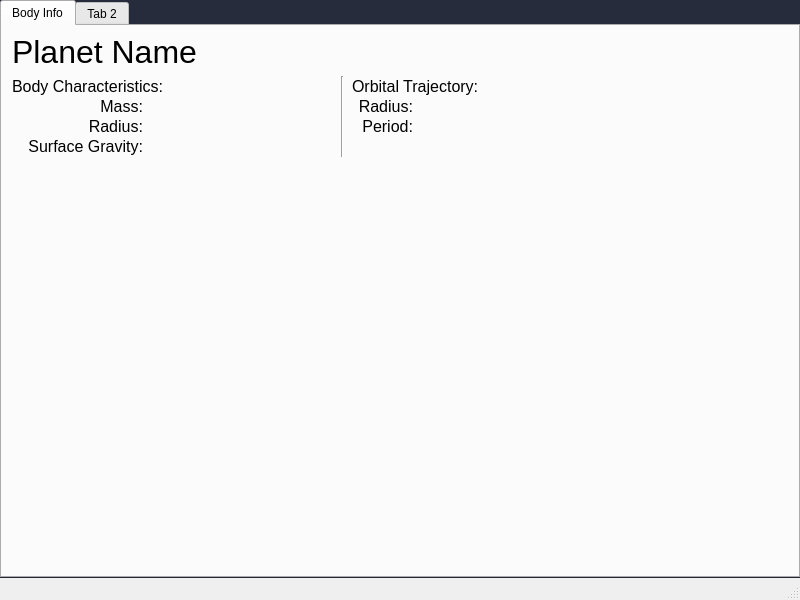
<?xml version="1.0" encoding="UTF-8"?>
<ui version="4.0">
 <class>CelestialWindow</class>
 <widget class="QMainWindow" name="CelestialWindow">
  <property name="geometry">
   <rect>
    <x>0</x>
    <y>0</y>
    <width>800</width>
    <height>600</height>
   </rect>
  </property>
  <property name="minimumSize">
   <size>
    <width>800</width>
    <height>600</height>
   </size>
  </property>
  <property name="windowTitle">
   <string>Celestial Body Info</string>
  </property>
  <widget class="QWidget" name="centralwidget">
   <property name="styleSheet">
    <string notr="true">QWidget#centralwidget {
  background: rgb(38, 44, 59)
}</string>
   </property>
   <layout class="QHBoxLayout" name="horizontalLayout">
    <property name="spacing">
     <number>0</number>
    </property>
    <property name="leftMargin">
     <number>0</number>
    </property>
    <property name="topMargin">
     <number>0</number>
    </property>
    <property name="rightMargin">
     <number>0</number>
    </property>
    <property name="bottomMargin">
     <number>0</number>
    </property>
    <item>
     <widget class="QTabWidget" name="tabWidget">
      <property name="autoFillBackground">
       <bool>false</bool>
      </property>
      <property name="styleSheet">
       <string notr="true"/>
      </property>
      <property name="currentIndex">
       <number>0</number>
      </property>
      <widget class="QWidget" name="bodyinfotab">
       <attribute name="title">
        <string>Body Info</string>
       </attribute>
       <widget class="QLabel" name="label_1">
        <property name="geometry">
         <rect>
          <x>10</x>
          <y>70</y>
          <width>131</width>
          <height>21</height>
         </rect>
        </property>
        <property name="minimumSize">
         <size>
          <width>61</width>
          <height>21</height>
         </size>
        </property>
        <property name="font">
         <font>
          <pointsize>12</pointsize>
         </font>
        </property>
        <property name="text">
         <string>Mass:</string>
        </property>
        <property name="textFormat">
         <enum>Qt::PlainText</enum>
        </property>
        <property name="alignment">
         <set>Qt::AlignRight|Qt::AlignTrailing|Qt::AlignVCenter</set>
        </property>
       </widget>
       <widget class="QLabel" name="label_2">
        <property name="geometry">
         <rect>
          <x>10</x>
          <y>90</y>
          <width>131</width>
          <height>21</height>
         </rect>
        </property>
        <property name="font">
         <font>
          <pointsize>12</pointsize>
         </font>
        </property>
        <property name="text">
         <string>Radius:</string>
        </property>
        <property name="textFormat">
         <enum>Qt::PlainText</enum>
        </property>
        <property name="alignment">
         <set>Qt::AlignRight|Qt::AlignTrailing|Qt::AlignVCenter</set>
        </property>
       </widget>
       <widget class="QLabel" name="label_0">
        <property name="geometry">
         <rect>
          <x>10</x>
          <y>50</y>
          <width>261</width>
          <height>21</height>
         </rect>
        </property>
        <property name="font">
         <font>
          <pointsize>12</pointsize>
         </font>
        </property>
        <property name="text">
         <string>Body Characteristics:</string>
        </property>
        <property name="textFormat">
         <enum>Qt::PlainText</enum>
        </property>
        <property name="alignment">
         <set>Qt::AlignLeading|Qt::AlignLeft|Qt::AlignVCenter</set>
        </property>
       </widget>
       <widget class="QLabel" name="label_3">
        <property name="geometry">
         <rect>
          <x>350</x>
          <y>50</y>
          <width>141</width>
          <height>21</height>
         </rect>
        </property>
        <property name="font">
         <font>
          <pointsize>12</pointsize>
         </font>
        </property>
        <property name="text">
         <string>Orbital Trajectory:</string>
        </property>
        <property name="textFormat">
         <enum>Qt::PlainText</enum>
        </property>
        <property name="alignment">
         <set>Qt::AlignLeading|Qt::AlignLeft|Qt::AlignVCenter</set>
        </property>
       </widget>
       <widget class="QLabel" name="label_4">
        <property name="geometry">
         <rect>
          <x>350</x>
          <y>70</y>
          <width>61</width>
          <height>21</height>
         </rect>
        </property>
        <property name="font">
         <font>
          <pointsize>12</pointsize>
         </font>
        </property>
        <property name="text">
         <string>Radius:</string>
        </property>
        <property name="textFormat">
         <enum>Qt::PlainText</enum>
        </property>
        <property name="alignment">
         <set>Qt::AlignRight|Qt::AlignTrailing|Qt::AlignVCenter</set>
        </property>
       </widget>
       <widget class="QLabel" name="label_5">
        <property name="geometry">
         <rect>
          <x>350</x>
          <y>90</y>
          <width>61</width>
          <height>21</height>
         </rect>
        </property>
        <property name="font">
         <font>
          <pointsize>12</pointsize>
         </font>
        </property>
        <property name="text">
         <string>Period:</string>
        </property>
        <property name="textFormat">
         <enum>Qt::PlainText</enum>
        </property>
        <property name="alignment">
         <set>Qt::AlignRight|Qt::AlignTrailing|Qt::AlignVCenter</set>
        </property>
       </widget>
       <widget class="QLabel" name="mass">
        <property name="geometry">
         <rect>
          <x>150</x>
          <y>70</y>
          <width>181</width>
          <height>21</height>
         </rect>
        </property>
        <property name="font">
         <font>
          <pointsize>12</pointsize>
         </font>
        </property>
        <property name="text">
         <string/>
        </property>
        <property name="textFormat">
         <enum>Qt::PlainText</enum>
        </property>
        <property name="alignment">
         <set>Qt::AlignLeading|Qt::AlignLeft|Qt::AlignVCenter</set>
        </property>
        <property name="textInteractionFlags">
         <set>Qt::LinksAccessibleByMouse|Qt::TextSelectableByKeyboard|Qt::TextSelectableByMouse</set>
        </property>
       </widget>
       <widget class="QLabel" name="physical_radius">
        <property name="geometry">
         <rect>
          <x>150</x>
          <y>90</y>
          <width>181</width>
          <height>21</height>
         </rect>
        </property>
        <property name="font">
         <font>
          <pointsize>12</pointsize>
         </font>
        </property>
        <property name="text">
         <string/>
        </property>
        <property name="textFormat">
         <enum>Qt::PlainText</enum>
        </property>
        <property name="alignment">
         <set>Qt::AlignLeading|Qt::AlignLeft|Qt::AlignVCenter</set>
        </property>
        <property name="textInteractionFlags">
         <set>Qt::LinksAccessibleByMouse|Qt::TextSelectableByKeyboard|Qt::TextSelectableByMouse</set>
        </property>
       </widget>
       <widget class="QLabel" name="orbital_radius">
        <property name="geometry">
         <rect>
          <x>420</x>
          <y>70</y>
          <width>361</width>
          <height>21</height>
         </rect>
        </property>
        <property name="font">
         <font>
          <pointsize>12</pointsize>
         </font>
        </property>
        <property name="text">
         <string/>
        </property>
        <property name="textFormat">
         <enum>Qt::PlainText</enum>
        </property>
        <property name="alignment">
         <set>Qt::AlignLeading|Qt::AlignLeft|Qt::AlignVCenter</set>
        </property>
        <property name="textInteractionFlags">
         <set>Qt::LinksAccessibleByMouse|Qt::TextSelectableByKeyboard|Qt::TextSelectableByMouse</set>
        </property>
       </widget>
       <widget class="QLabel" name="orbital_period">
        <property name="geometry">
         <rect>
          <x>420</x>
          <y>90</y>
          <width>361</width>
          <height>21</height>
         </rect>
        </property>
        <property name="font">
         <font>
          <pointsize>12</pointsize>
         </font>
        </property>
        <property name="text">
         <string/>
        </property>
        <property name="textFormat">
         <enum>Qt::PlainText</enum>
        </property>
        <property name="alignment">
         <set>Qt::AlignLeading|Qt::AlignLeft|Qt::AlignVCenter</set>
        </property>
        <property name="textInteractionFlags">
         <set>Qt::LinksAccessibleByMouse|Qt::TextSelectableByKeyboard|Qt::TextSelectableByMouse</set>
        </property>
       </widget>
       <widget class="Line" name="line">
        <property name="geometry">
         <rect>
          <x>330</x>
          <y>50</y>
          <width>20</width>
          <height>81</height>
         </rect>
        </property>
        <property name="orientation">
         <enum>Qt::Vertical</enum>
        </property>
       </widget>
       <widget class="QLabel" name="name">
        <property name="geometry">
         <rect>
          <x>10</x>
          <y>10</y>
          <width>351</width>
          <height>31</height>
         </rect>
        </property>
        <property name="font">
         <font>
          <pointsize>24</pointsize>
         </font>
        </property>
        <property name="text">
         <string>Planet Name</string>
        </property>
       </widget>
       <widget class="QLabel" name="label_6">
        <property name="geometry">
         <rect>
          <x>10</x>
          <y>110</y>
          <width>131</width>
          <height>21</height>
         </rect>
        </property>
        <property name="font">
         <font>
          <pointsize>12</pointsize>
         </font>
        </property>
        <property name="text">
         <string>Surface Gravity:</string>
        </property>
        <property name="textFormat">
         <enum>Qt::PlainText</enum>
        </property>
        <property name="alignment">
         <set>Qt::AlignRight|Qt::AlignTrailing|Qt::AlignVCenter</set>
        </property>
       </widget>
       <widget class="QLabel" name="surface_gravity">
        <property name="geometry">
         <rect>
          <x>150</x>
          <y>110</y>
          <width>181</width>
          <height>21</height>
         </rect>
        </property>
        <property name="font">
         <font>
          <pointsize>12</pointsize>
         </font>
        </property>
        <property name="text">
         <string/>
        </property>
        <property name="textFormat">
         <enum>Qt::PlainText</enum>
        </property>
        <property name="alignment">
         <set>Qt::AlignLeading|Qt::AlignLeft|Qt::AlignVCenter</set>
        </property>
        <property name="textInteractionFlags">
         <set>Qt::LinksAccessibleByMouse|Qt::TextSelectableByKeyboard|Qt::TextSelectableByMouse</set>
        </property>
       </widget>
       <zorder>label_1</zorder>
       <zorder>label_0</zorder>
       <zorder>label_3</zorder>
       <zorder>label_4</zorder>
       <zorder>label_5</zorder>
       <zorder>mass</zorder>
       <zorder>physical_radius</zorder>
       <zorder>orbital_radius</zorder>
       <zorder>orbital_period</zorder>
       <zorder>label_2</zorder>
       <zorder>line</zorder>
       <zorder>name</zorder>
       <zorder>label_6</zorder>
       <zorder>surface_gravity</zorder>
      </widget>
      <widget class="QWidget" name="tab_2">
       <attribute name="title">
        <string>Tab 2</string>
       </attribute>
      </widget>
     </widget>
    </item>
   </layout>
  </widget>
  <widget class="QMenuBar" name="menubar">
   <property name="geometry">
    <rect>
     <x>0</x>
     <y>0</y>
     <width>800</width>
     <height>19</height>
    </rect>
   </property>
  </widget>
  <widget class="QStatusBar" name="statusbar"/>
 </widget>
 <resources/>
 <connections/>
</ui>
